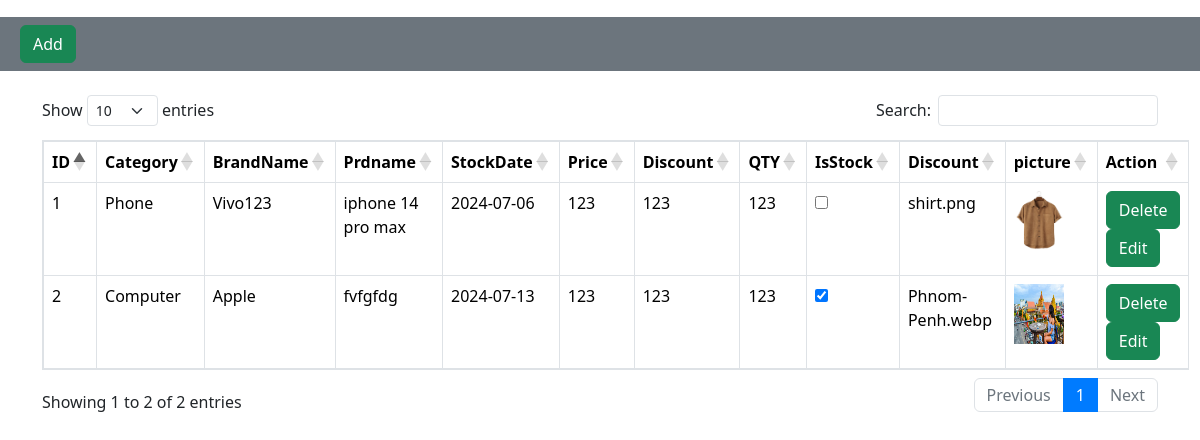
Page /admin/view/MasterPrd/index.php on the committed database.
### tables this page shows
CREATE TABLE IF NOT EXISTS `tbl_prdmaster` (
  `id` int NOT NULL AUTO_INCREMENT,
  `cateid` int NOT NULL,
  `brandid` int NOT NULL,
  `prdname` varchar(100) NOT NULL,
  `des` varchar(255) NOT NULL,
  `unitcost` decimal(10,0) NOT NULL,
  `qty` int NOT NULL,
  `isstock` tinyint(1) NOT NULL,
  `stockdate` date NOT NULL,
  `status` varchar(10) NOT NULL,
  `remark` varchar(255) NOT NULL,
  `unitprice` decimal(10,0) NOT NULL,
  `discountprice` decimal(10,0) NOT NULL,
  `image` varchar(255) NOT NULL,
  PRIMARY KEY (`id`)
);

CREATE TABLE IF NOT EXISTS `tbl_menu` (
  `ID` int NOT NULL AUTO_INCREMENT,
  `menu` varchar(250) NOT NULL,
  `menukh` varchar(500) NOT NULL,
  `status` varchar(10) NOT NULL,
  `inorder` int NOT NULL,
  PRIMARY KEY (`ID`)
);

CREATE TABLE IF NOT EXISTS `tbl_submenu` (
  `id` int NOT NULL AUTO_INCREMENT,
  `submenu` varchar(250) NOT NULL,
  `submenukh` varchar(500) NOT NULL,
  `status` varchar(10) NOT NULL,
  `inorder` int NOT NULL,
  `menuid` int NOT NULL,
  PRIMARY KEY (`id`)
);

### admin/view/MasterPrd/index.php (the view, shortened to what this page needs)
<?php
include '../../root/Header.php';
include '../../connection/conect.php';
?>
<body>
    <div class="container-fludi mt-3">
        <div class="row">
            <div class="col-xl-12">
            </div>
        </div>
        <div class="row">
            <div class="col-xl-12 bg-secondary p-2">
                <a href="create.php" class="btn btn-success mx-4">Add</a>
            </div>
        </div>
    </div>
    <div class="container  mt-4  ">
        <table id="example" class="table  table-bordered" style="width:100%">
            <thead>
                <tr>
                    <th>ID</th>
                    <th>Category</th>
                    <th>BrandName</th>
                    <th>Prdname</th>
                    <th>StockDate</th>
                    <th>Price</th>
                    <th>Discount</th>
                    <th>QTY</th>
                    <th>IsStock</th>
                    <th>Discount</th>
                    <th>picture</th>
                    <th>Action</th>
                </tr>
            </thead>
            <tbody>
                <?php
                $SQL = "SELECT
                            MS.*,
                            M.menu as categoryDes,
                            S.submenu as brandDes
                        FROM tbl_prdmaster  MS
                        INNER join tbl_menu  M ON  MS.cateid=M.ID
                        INNER join tbl_submenu S ON MS.brandid=S.id";
                $result = $con->query($SQL);
                $i = 1;
                while ($row = $result->fetch_assoc()) {
                    $Isch= $row['isstock'];
                    if($Isch==1){
                        $Isch="checked";
                    }
                    else{
                        $Isch="unchecked";
                    }
                ?>
                    <tr>
                        <td><?php echo $i++ ?></td>
                        <td><?php echo $row['categoryDes'] ?></td>
                        <td><?php echo $row['brandDes'] ?></td>
                        <td><?php echo $row['prdname'] ?></td>
                        <td><?php echo $row['stockdate'] ?></td>
                        <td><?php echo $row['unitprice'] ?></td>
                        <td><?php echo $row['discountprice'] ?></td>
                        <td><?php echo $row['qty'] ?></td>
                        <th>
                            <input type="checkbox" <?php echo $Isch;?>>
                        </th>
                        <td><?php echo $row['image'] ?></td>
                        <td>
                            <img alt='NULL' src="../../Upload//FeaturedPRD/<?php echo $row['image'] ?>" alt="" width="50px" height="60px">
                        </td>
                        <td>
                            <a class="btn btn-success" href="../../model/FeaturedPrd/actioncreate.php?id='<?php echo $row['id']?>'&&actionName=Delete">Delete</a>
                            <a href="edit.php?id=<?php echo $row['id'] ?>" class="btn btn-success">Edit</a>
                        </td>
                    </tr>
                <?php
                }
                ?>
            </tbody>
        </table>
    </div>
</body>
</html>

### rows in the picture
tbl_prdmaster: tbl_menu.menu "Phone", tbl_submenu.submenu "Vivo123", prdname "iphone 14 pro max", stockdate "2024-07-06", unitprice "123", discountprice "123", qty "123", image "shirt.png", image (picture)
tbl_prdmaster: tbl_menu.menu "Computer", tbl_submenu.submenu "Apple", prdname "fvfgfdg", stockdate "2024-07-13", unitprice "123", discountprice "123", qty "123", image "Phnom-Penh.webp", image (picture)
